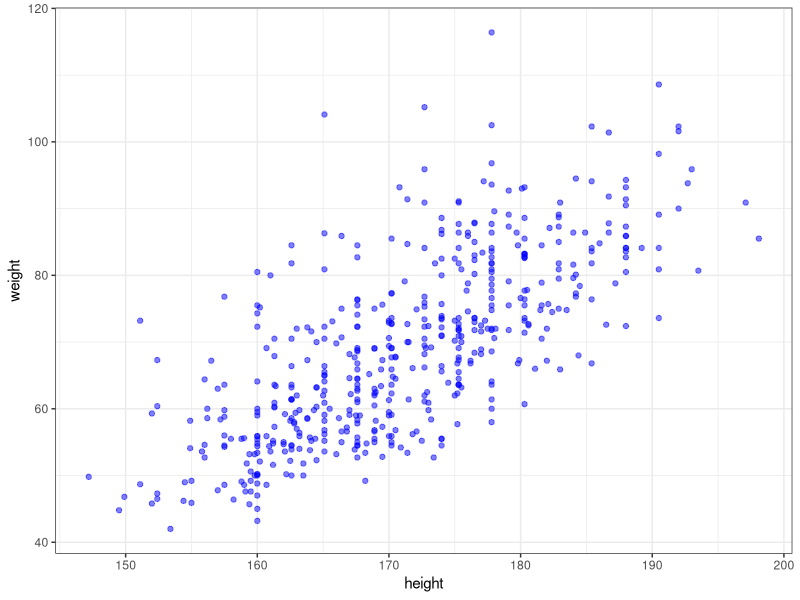

Source code (R):

library(scales)
library(broom)
library(modelr)
library(tidyverse)

theme_set(theme_bw())

bodydata <- read.table(file = "body.dat.txt")
weight = bodydata["V23"]
height = bodydata["V24"]

df_data = data.frame(height, weight)
names(df_data) = c("height", "weight")

head(df_data)

df_data %>%
  ggplot(aes(x = height, y = weight)) +
  geom_point(alpha = 0.5, color = "blue")
